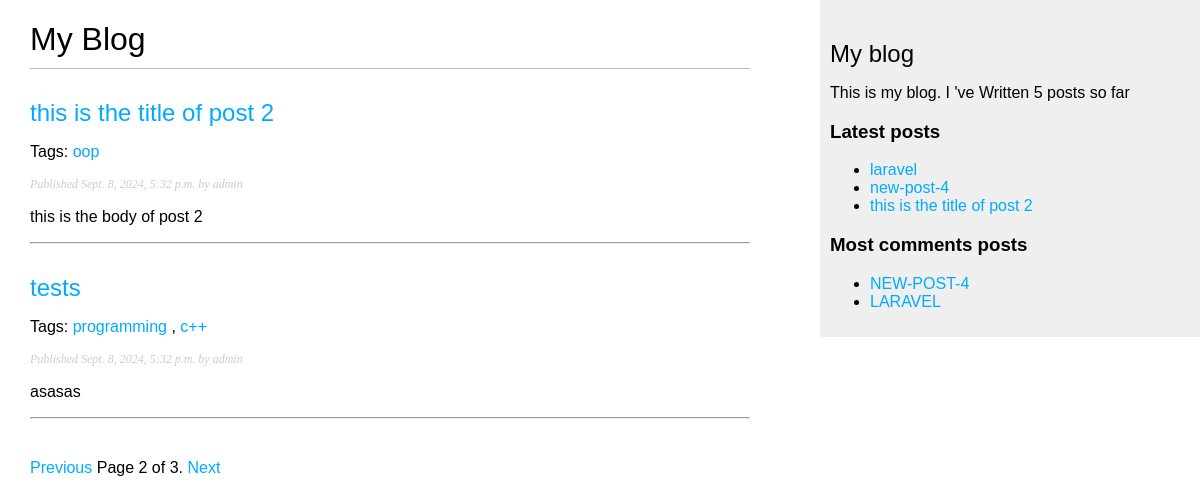
Screenshot of /blog/?page=2 with the database file from the repository.
### blog/models.py (models this page shows, shortened)
class Post(models.Model):
    class Status(models.TextChoices):
        DRAFT='Df','Draft'
        PUBLISHED='PB','Published'
    title=models.CharField(max_length=250)
    slug=models.SlugField(max_length=250,unique_for_date='publish')
    author=models.ForeignKey(User,on_delete=models.CASCADE,related_name='blog_posts')
    body=models.TextField()
    publish=models.DateTimeField(default=timezone.now)
    created=models.DateTimeField(auto_now_add=True)
    updated=models.DateTimeField(auto_now=True)
    status=models.CharField(max_length=2,choices=Status.choices,default=Status.DRAFT)
    tags = TaggableManager()
    class Meta:
        ordering=['-publish']
        indexes=[
            models.Index(fields=['-publish']),
        ]
    def get_absolute_url(self):
        return reverse("blog:post_detail",args=[
            self.publish.year,
            self.publish.month,
            self.publish.day,
            self.slug,
        ])

### blog/views.py (the view)
# urls.py: path('',views.post_list, name='post_list'),
def post_list(request,tag_slug=None):
    post_list=Post.objects.all()
    tag=None
    if tag_slug:
        tag=get_object_or_404(Tag,slug=tag_slug)
        post_list=post_list.filter(tags__in=[tag])
    paginator = Paginator(post_list, 2)
    page_number = request.GET.get("page",1)
    try:
        posts = paginator.page(page_number)
    except EmptyPage:
        posts = paginator.page(paginator.num_pages)
    except PageNotAnInteger:
        posts = paginator.page(1)
    return render(request,'blog/post/list.html',{'posts':posts,'tag':tag})

### blog/templatetags/blog_tags.py (called while the page is built)
@register.simple_tag
def total_posts():
    return Post.objects.count()

@register.inclusion_tag('blog/post/latest_posts.html')
def show_latest_posts(count=5):
    latest_posts=Post.objects.order_by('-publish')[:count]
    return {'latest_posts': latest_posts}

@register.simple_tag
def get_most_commented_posts(count=2):
    return Post.objects.annotate(total_comments=Count('comments')).order_by('-total_comments')[:count]

@register.filter(name='markdown')
def markdown_format(text):
    return mark_safe(markdown.markdown(text))

### blog/templates/blog/post/list.html (shortened to what this page needs)
{% extends "blog/base.html" %}
{% load blog_tags %}
{% block content %}
<h1>My Blog</h1>
{% for post in posts %}
<h2>
    <a href="{{ post.get_absolute_url }}">
        {{ post.title }}
    </a>
</h2>
<p class="tags">
    Tags:
    {% for tag in post.tags.all %}
    <a href="{% url 'blog:post_list_by_tag' tag.slug %}">
        {{ tag.name }}
    </a>
    {% if not forloop.last %}, {% endif %}
    {% endfor %}
</p>
<p class="date">
    Published {{ post.publish }} by {{ post.author }}
</p>
{{ post.body|markdown|truncatewords_html:30 }}
<hr />
{% endfor %}
{% include "pagination.html" with page=posts %}
{% endblock %}

### blog/templates/blog/base.html (shortened to what this page needs)
{% load static %}
{% load blog_tags %}
<!DOCTYPE html>
<html>
<head>
    <link href="{% static 'css/blog.css' %}" rel="stylesheet">
</head>
<body>
    <div id="content">
        {% block content %}
        {% endblock %}
    <div id="sidebar">
        <h2>My blog</h2>
        <p>
            This is my blog.
            I 've Written {% total_posts %} posts so far
        </p>
        <h3>Latest posts</h3>
        {% show_latest_posts 3 %}
        <h3>Most comments posts</h3>
        {% get_most_commented_posts 2 as most_commented_posts %}
        <ul>
            {% for post in most_commented_posts %}
            <li>
                <a href="{{ post.get_absolute_url }}">{{ post.title|upper }}</a>
            </li>
            {% endfor %}
        </ul>
    </div>
</body>
</html>

### blog/templates/blog/post/latest_posts.html
<ul>
    {% for post in latest_posts %}
    <li>
        <a href="{{ post.get_absolute_url }}">{{ post.title }}</a>
    </li>
    {% endfor %}
</ul>

### blog/static/css/blog.css (style rules this page uses)
body { margin: 0; padding: 0; font-family: helvetica, sans-serif; }
a { color: #00abff; text-decoration: none; }
h1 { font-weight: normal; border-bottom: 1px solid #bbb; padding: 0 0 10px 0; }
h2 { font-weight: normal; margin: 30px 0 0; }
#content { float: left; width: 60%; padding: 0 0 0 30px; }
#sidebar { float: right; width: 30%; padding: 10px; background: #efefef; height: 100%; }
p.date { color: #ccc; font-family: georgia, serif; font-size: 12px; font-style: italic; }

### rows the page displays
Post: title "this is the title of post 2", publish "Sept. 8, 2024, 5:32 p.m.", author "admin", body "this is the body of post 2"
Tag: name "oop"
Post: title "tests", publish "Sept. 8, 2024, 5:32 p.m.", author "admin", body "asasas"
Tag: name "programming"
Tag: name "c++"
Post: title "laravel", title "LARAVEL"
Post: title "new-post-4", title "NEW-POST-4"

### other values shown
{{ page.number }} "2"
{{ page.paginator.num_pages }} "3"
